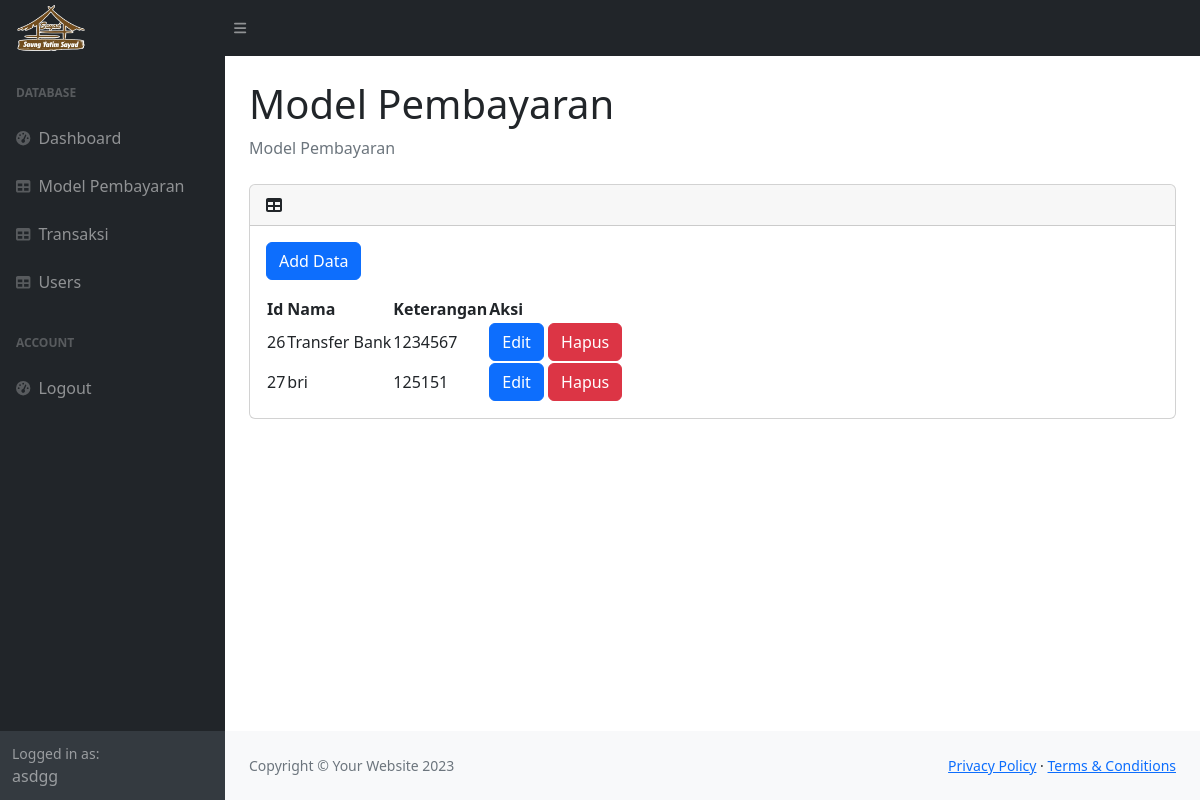
The app's page /admin/modelpembayaran.php (signed in) with its own data.
### tables this page shows
CREATE TABLE `model_pembayaran` (
  `id_model` int(11) NOT NULL,
  `metode` varchar(50) NOT NULL,
  `keterangan` varchar(255) DEFAULT NULL
);

### admin/modelpembayaran.php (called while the page is built, shortened)
<?php
    require_once __DIR__ . '/../models/modelpembayaran.php';
    $models = ModelPembayaran::get_all();
    require_once __DIR__ . '/views/layout.php';
    require_once __DIR__ . '/views/modelpembayaran.php';
?>

### models/model.php (called while the page is built, shortened)
<?php
    require_once __DIR__ . '/connection.php';
    class Model{
        protected static $table_name = "";
        public static function get_all(){
            global $conn;
            $datas = [];
            $query = $conn->query("SELECT * FROM " . static::$table_name);
            if ($query->num_rows > 0){
                foreach ($query->fetch_all() as $raw_data){
                    $datas[] = static::from_array($raw_data);
                }
            }
            return $datas;
        }
    }
?>

### models/modelpembayaran.php (called while the page is built, shortened)
<?php
    require_once __DIR__ . '/connection.php';
    require_once __DIR__ . '/model.php';
    class ModelPembayaran extends Model{
        protected $id;
        protected $nama;
        protected $keterangan;
        function __construct($id, $nama, $keterangan){
            $this->id = $id;
            $this->nama = $nama;
            $this->keterangan = $keterangan;
        }
        public static function from_array($array){
            return new ModelPembayaran(
                $array[0],
                $array[1],
                $array[2],
            );
        }
        function get_id(){
            return $this->id;
        }
        function get_nama(){
            return $this->nama;
        }
        function get_keterangan(){
            return $this->keterangan;
        }
    }
?>

### admin/views/modelpembayaran.php (the view, shortened to what this page needs)
<section id="content">
    <div class="container-fluid px-4">
        <h1 class="mt-4">Model Pembayaran</h1>
        <ol class="breadcrumb mb-4">
            <li class="breadcrumb-item active">Model Pembayaran</li>
        </ol>
        <div class="card mt-4">
            <div class="card-header">
                <i class="fas fa-table me-1"></i>
            </div>
            <div class="card-body">
                <button class="btn btn-primary mb-3" onclick="add()">Add Data</button>
                <table id="datatable">
                    <thead>
                        <th>Id</th>
                        <th>Nama</th>
                        <th>Keterangan</th>
                        <th>Aksi</th>
                    </thead>
                    <tbody>
                        <?php foreach($models as $model) { ?>
                            <tr>
                                <td><?=$model->get_id()?></td>
                                <td><?=$model->get_nama()?></td>
                                <td><?=$model->get_keterangan()?></td>
                                <td>
                                    <button class="btn btn-primary" onclick="edit(this)">Edit</button>
                                    <button class="btn btn-danger" onclick="erase(this)">
                                        Hapus
                                    </button>
                                </td>
                            </tr>
                        <?php } ?>
                    </tbody>
                </table>
            </div>
        </div>
    </div>
</section>

### records on screen
model_pembayaran: id_model "26", metode "Transfer Bank", keterangan "1234567"
model_pembayaran: id_model "27", metode "bri", keterangan "125151"

### other values on screen
unserialize($_SESSION['user'])->get_username() "asdgg"
